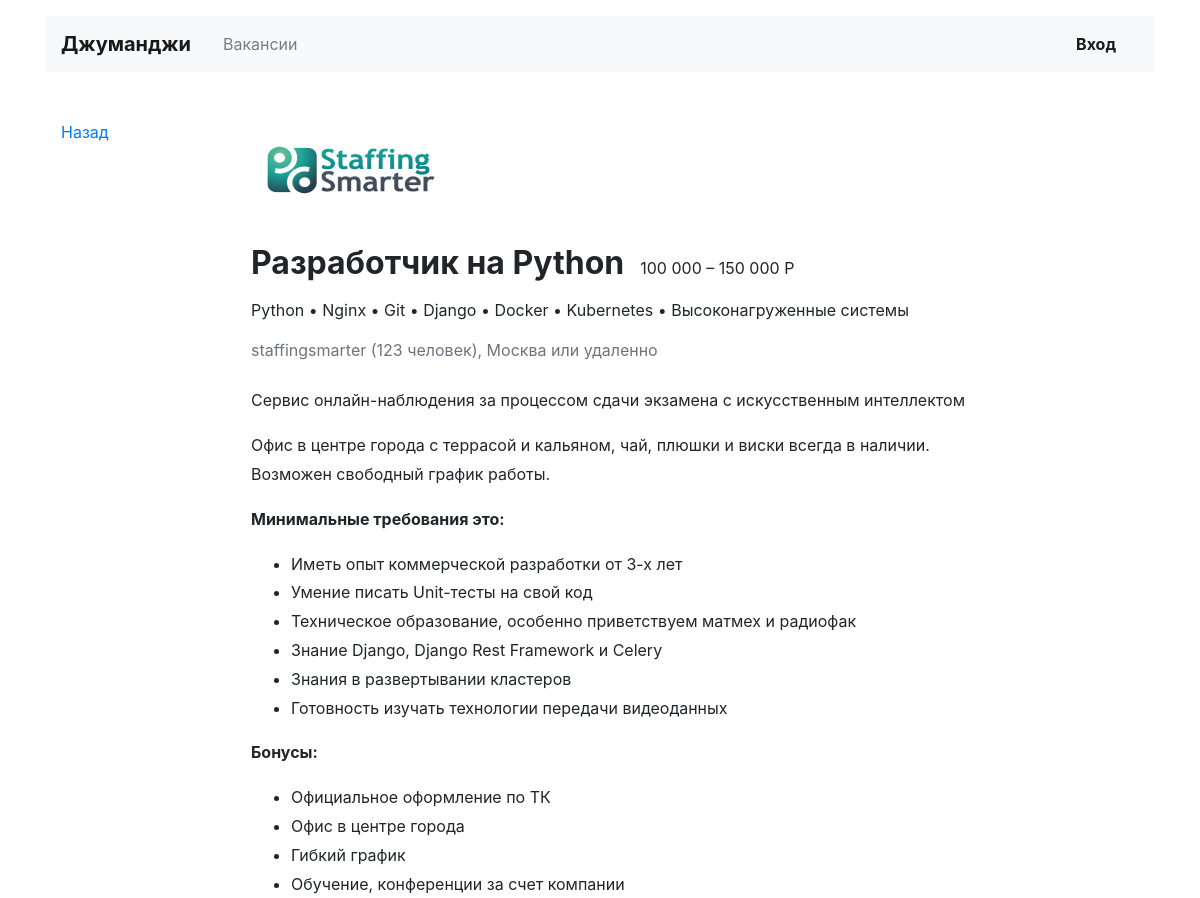
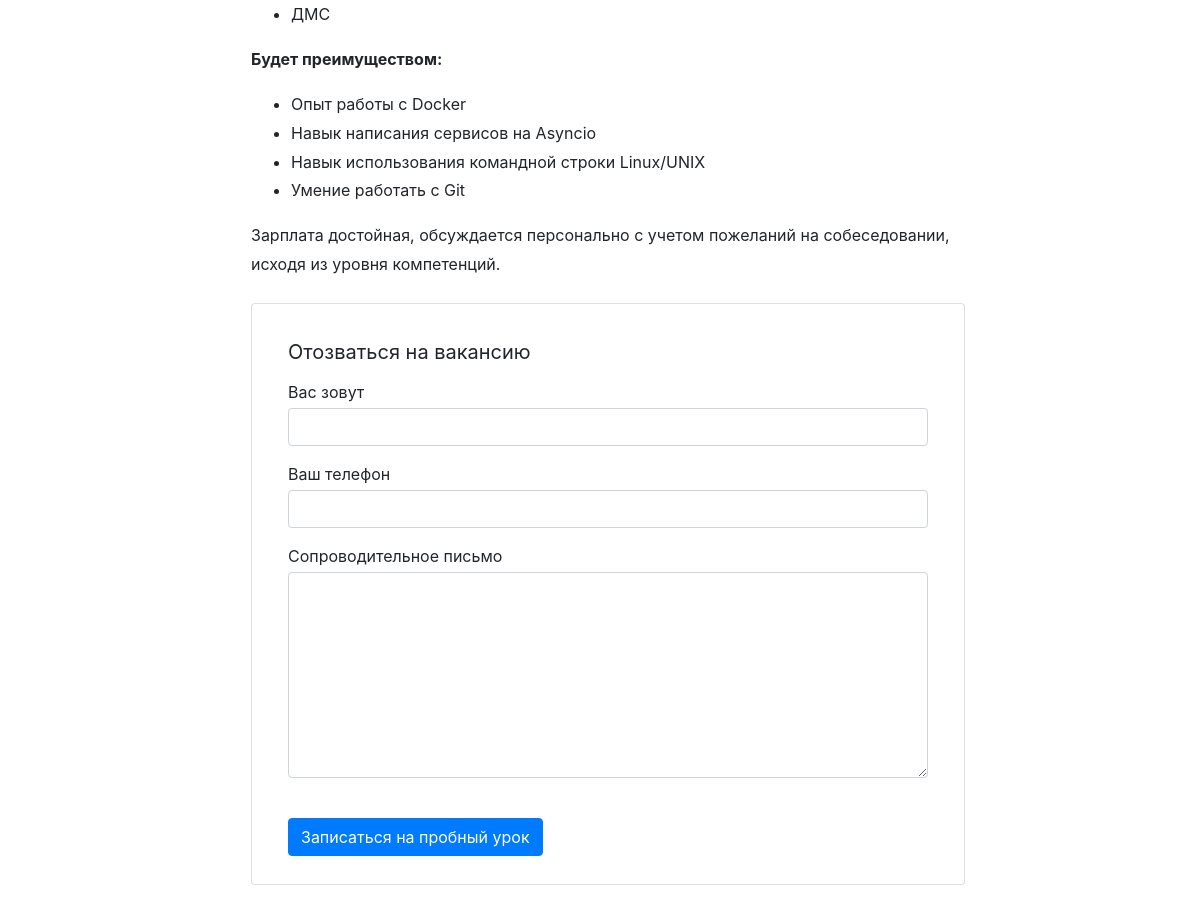
/vacancy/1/, run on the app's committed database (2 pictures, top to bottom).
### good_job/models.py (models this page shows, shortened)
class Vacancy(models.Model):
    vacancy_id = models.IntegerField(primary_key=True)
    title = models.CharField(max_length=32, verbose_name='Название')
    specialty = models.ForeignKey(
        Specialty,
        on_delete=models.CASCADE,
        related_name="vacancies",
        verbose_name='Специализация',
    )
    company = models.ForeignKey(Company, on_delete=models.CASCADE, related_name="vacancies", verbose_name='Компания')
    skills = models.CharField(max_length=128, verbose_name='Навыки')
    description = models.TextField()
    salary_min = models.IntegerField()
    salary_max = models.IntegerField()
    published_at = models.DateField(verbose_name='Опубликовано')
    def skills_through_point(self):
        return ' • '.join(self.skills.split(', '))
    class Meta:
        verbose_name_plural = 'Вакансии'
        verbose_name = 'вакансию'
        ordering = ['-published_at']

class Company(models.Model):
    company_id = models.IntegerField(primary_key=True)
    name = models.CharField(max_length=32, verbose_name='Название')
    location = models.CharField(max_length=32, verbose_name='Город')
    logo = models.ImageField(upload_to='logo/company/', default='https://place-hold.it/100x60')
    description = models.TextField()
    employee_count = models.IntegerField(verbose_name='Число сотрудников')
    owner = models.OneToOneField(User, on_delete=models.CASCADE, verbose_name='Владелец')
    class Meta:
        verbose_name_plural = 'Компании'
        verbose_name = 'компанию'
        ordering = ['-employee_count']

### good_job/views.py (the view)
# urls.py: path('vacancy/<int:vacancy_id>/', vacancy_view, name='vacancy'),
def vacancy_view(request, vacancy_id):
    vacancy = Vacancy.objects.get(vacancy_id=vacancy_id)
    context = {'vacancy': vacancy}
    return render(request, 'good_job/vacancy.html', context)

### templates/good_job/vacancy.html
{% extends "layout/basic.html" %}
{% block content %}
{% load humanize %}
  <main class="container mt-3 pb-5">
    <div class="row mt-5">
      <div class="col-12 col-lg-2">
        <div class="pl-3 mb-5">
          <p><a href="/">Назад</a></p>
        </div>
      </div>
      <div class="col-12 col-lg-8">
        <section class="pl-3">
          <a href="{% url 'company' vacancy.company.company_id %}"><img src={{ vacancy.company.logo.url }} width="200" height="100" alt=""></a>
          <div class="d-flex align-items-baseline align-content-baseline">
            <h1 class="h2 mt-4 font-weight-bold" >{{ vacancy.title }}</h1>
            <p class="m-0 pl-3">{{ vacancy.salary_min|intcomma }} – {{ vacancy.salary_max|intcomma }} Р</p>
          </div>
          <p class="mt-2">{{ vacancy.skills_through_point }}</p>
          <p class="text-muted mb-4">{{ vacancy.company.name }} ({{ vacancy.company.employee_count }} человек), {{ vacancy.company.location }} или удаленно</p>
          <div style="line-height: 1.8;">
            <p>{{ vacancy.company.description }}</p>
            {{ vacancy.description|safe }}
          </div>
          <form action="/echo" class="card mt-4 mb-3" enctype="multipart/form-data">
            <div class="card-body mx-3">
              <p class="h5 mt-3 font-weight-normal">Отозваться на вакансию</p>
              <div class="form-group">
                <label class="mb-1 mt-2" for="userName">Вас зовут</label>
                <input class="form-control" type="text" placeholder="" id="userName">
              </div>
              <div class="form-group">
                <label class="mb-1" for="userPhone">Ваш телефон</label>
                <input class="form-control" type="tel" placeholder="" id="userPhone">
              </div>
              <div class="form-group">
                <label class="mb-1" for="userMsg" >Сопроводительное письмо</label>
                <textarea class="form-control" rows="8" id="userMsg"></textarea>
              </div>
              <input type="submit" class="btn btn-primary mt-4 mb-2" value="Записаться на пробный урок">
            </div>
          </form>
        </section>
      </div>
    </div>
  </main>
{% endblock %}

### data on the page
Vacancy: company.logo (picture), title "Разработчик на Python", salary_min "100 000", salary_max "150 000", skills_through_point "Python • Nginx • Git • Django • Docker • Kubernetes • Высоконагруженные системы", company.name "staffingsmarter", company.employee_count "123", company.location "Москва", company.description "Сервис онлайн-наблюдения за процессом сдачи экзамена с искусственным интеллектом", description "Офис в центре города с террасой и кальяном, чай, плюшки и виски всегда в наличии. Возможен свободный график работы. Минимальные требования это: Иметь опыт коммерческой разработки от 3-х лет Умение писать Unit-тесты на свой код Техническое образование, особенно приветствуем матмех и радиофак Знание Django, Django Rest Framework и Celery Знания в развертывании кластеров Готовность изучать технологии передачи видеоданных Бонусы: Официальное оформление по ТК Офис в центре города Гибкий график Обучение, конференции за счет компании ДМС Будет преимуществом: Опыт работы с Docker Навык написания сервисов на Asyncio Навык использования командной строки Linux/UNIX Умение работать с Git Зарплата…"
